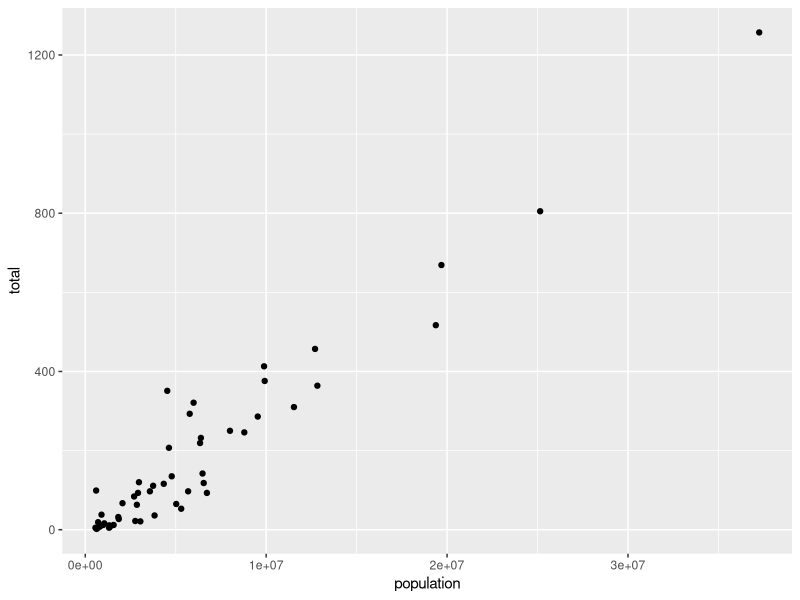
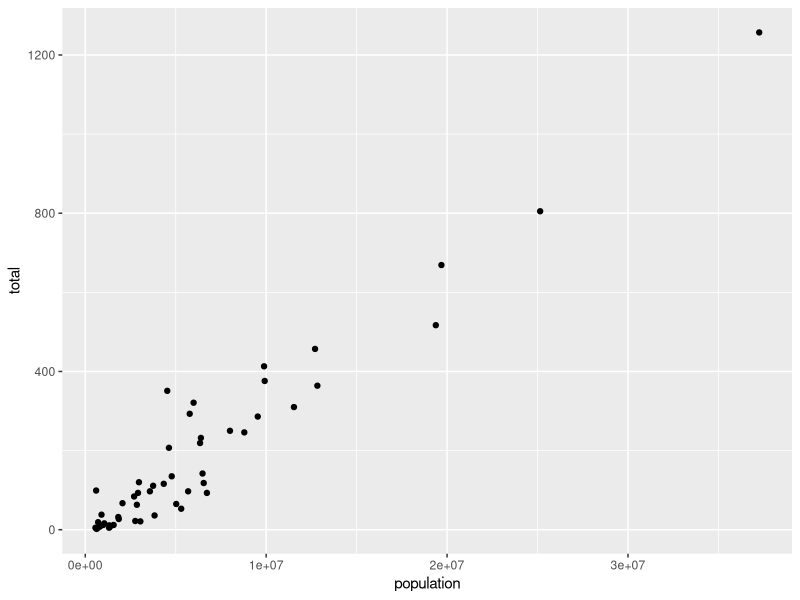
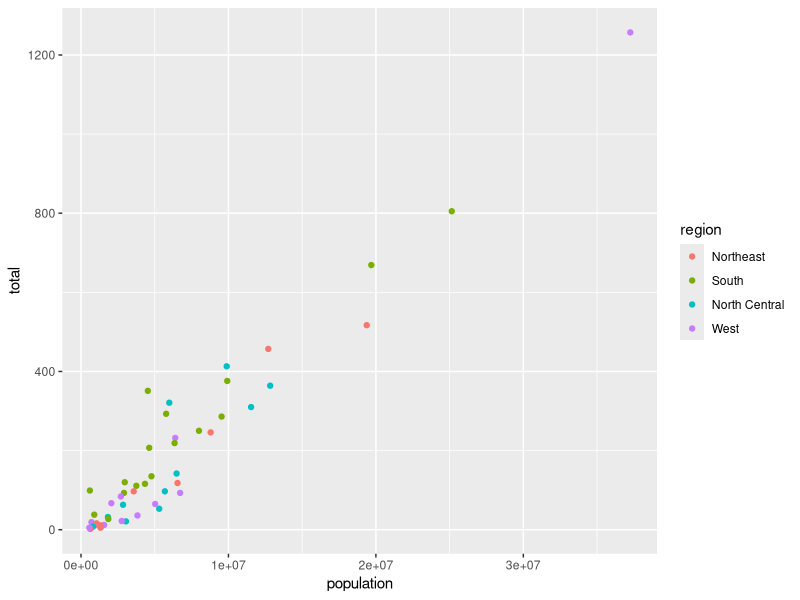
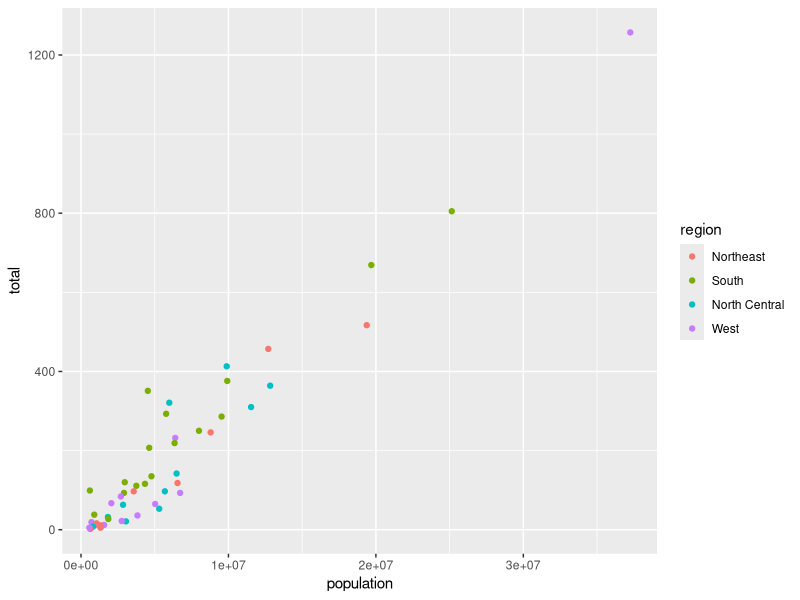
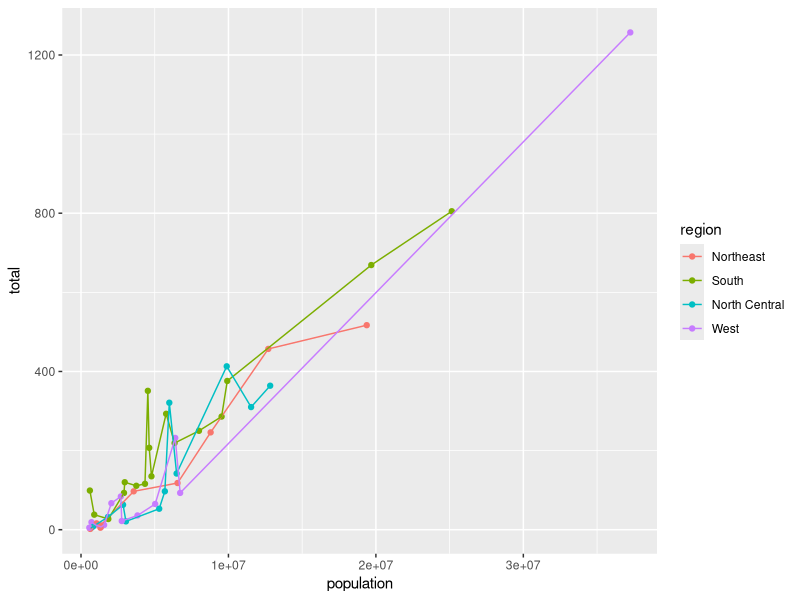
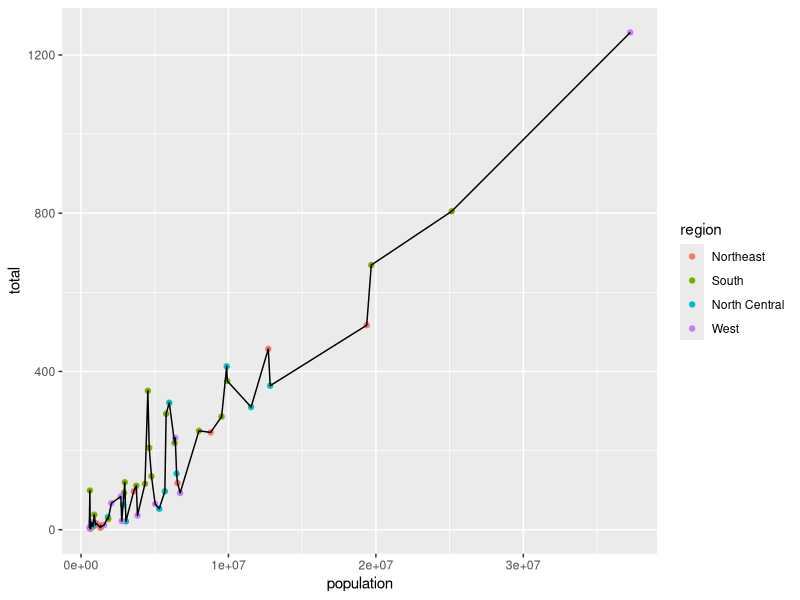
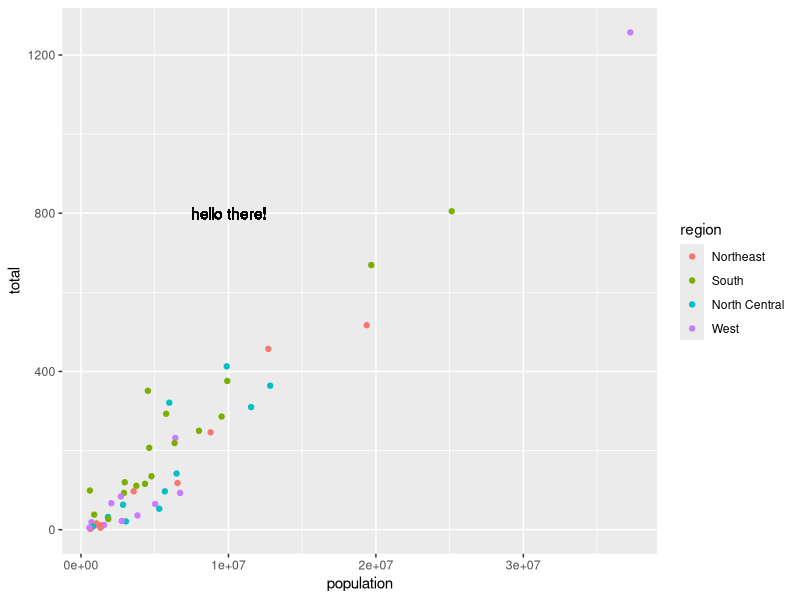
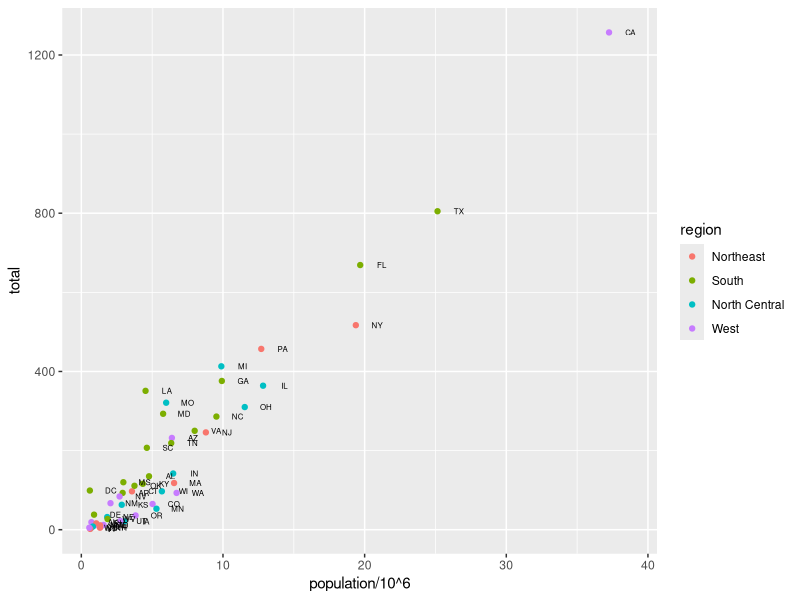

Source code (R) for these figures, in order:
#### Recap last lec  ####

# GGPLOT - Grammar of Graphics

# 1.  **Philosophy** - layered graphics: 3 essential components:

# (1) Data (can pipe in for chained manipulation)
# (2) Mapping (aes()): to map data to visual aspects
# (3) Geometric Objects (`geom`).

library(dslabs)
library(tidyverse)
data(murders)

murders %>% ggplot(aes(x = population, y = total)) +
  geom_point()


# equivalent to 
ggplot(data = murders, aes(x = population, y = total)) + 
  geom_point()

# later you may find that using pipe operator can be more efficient (data manipulation; then plot)

# 2. **Customization**: color, size, shape (color = ; size = ; shape = )
# We'll use color as example, say we want to color the dots by region
# Color by region




murders %>% ggplot(aes(x = population, y = total, color = region)) + 
  geom_point()

murders %>% ggplot(aes(x = population, y = total)) + 
  geom_point(aes(color = region)) 

# note the difference between the two? 
# plot: looks identical
# difference: global vs local aesthetics; see examples below when adding more layers
# - global: applies to all geom unless specified locally
# - local: overwrites global







murders %>% ggplot(aes(x = population, y = total, color = region)) + 
  geom_point() + 
  geom_line() #note how geom_line was also done by region; why?

murders %>% ggplot(aes(x = population, y = total)) + 
  geom_point(aes(color = region)) +
  geom_line()

# 3. **Adding layers**
# we've seen in the above example that layers can be added by "+"; we added a geom_line() there
# here's an example adding text to the plot using geom_text() at coordinates (x = 1e+07, y = 800)







murders %>% ggplot(aes(x = population, y = total)) + 
  geom_point(aes(color = region)) + 
  geom_text(aes(x = 1e+07, y = 800), label = "hello there!")



murders %>% ggplot(aes(x = population / 10^6, y = total)) + 
  geom_point(aes(color = region)) + 
  geom_text(aes(label = abb), nudge_x = 1.5, size = 2)


# we can also add a fitted regression line to show the trend/linear relationship

murders %>% ggplot(aes(x = population, y = total)) + 
  geom_point() + 
  geom_smooth(method = "lm", se = FALSE) 
# "lm" for linear model, se = FALSE tells R to not plot the confidence band


# 4. **Other commonly used geoms**: geom_boxplot(), geom_histogram()





murders %>% ggplot(aes(x = region, y = total)) + 
  geom_boxplot()

murders %>% ggplot(aes(x = " ", y = total)) + 
  geom_boxplot()

# or, just specify as follows; you don't have to specify x = for boxplot
murders %>% ggplot(aes(y = total)) + 
  geom_boxplot()

# similarly, you don't have to specify y for histogram
murders %>% ggplot(aes(x = total)) + 
  geom_histogram()


# geom_bar(): bar plot
murders %>% ggplot(aes(x = region)) + geom_bar()


# geom_vline(): add a vertical blue line
murders %>% ggplot(aes(x = population, y = total)) + 
  geom_point() + 
  geom_line() + 
  geom_vline(aes(xintercept = 1e+07), color = "blue")

murders %>% ggplot(aes(x = population, y = total)) + 
  geom_point() + 
  geom_line() + 
  geom_vline(aes(xintercept = 1e+07,color = "blue"))

# ? how the the above two different? 

# The aes() function is for aesthetic mappings, which means it maps data values to visual properties. 
# When you specify color = "blue" inside the aes(), you're telling ggplot2 to look for a variable named "blue" and map it to a color scale, which isn't what you want in this case.
# But there's no error or warning either
# Because you were basically saying "Color this line based on a categorical variable called 'blue'", rather than "Color this line blue".
# This "blue" factor level is then mapped to a color in ggplot2's default color palette, which in many cases starts with black, then goes to red, then green, and so forth. 




# geom_hline()
murders %>% ggplot(aes(x = population, y = total)) +
  geom_point() +
  geom_line() +
  geom_hline(aes(yintercept = 800), color = "red")






# 5. **Data manipulation then plot **: Last two weeks we learnt data wrangling (with pipe too!) now we'd like to make plots based on manipulated data
# say, I'd like to visualize the murder rate in the "Northeast" and "North" region 
# here: we don't have murder_rate in the data, so we need to define that; also we need to "filter" the region






murders %>% 
  mutate(murder_rate = total / population * 100000) %>% 
  filter(region %in% c("Northeast", "North Central")) %>% 
  ggplot(aes(x = population, y = murder_rate)) + 
  geom_point(aes(color = region)) + 
  geom_smooth(method = "lm", aes(color = region)) # with and without se



# 5. **Faceting**: to make multiple small plots
# both facet_wrap() and facet_grid() functions in the ggplot2 package in R that allow for the creation of small multiples
# (1) facet_wrap():  
# This function wraps 1D sequence of panels into a 2D grid, thus giving you more flexibility than the rigid matrix layout of facet_grid()
# Use case: When you have a single factor (categorical variable) that you'd like to break your visualizations across.
# yout: The panels are displayed in a wrapped fashion. You can control the number of rows or columns using the nrow or ncol arguments.


murders %>% ggplot(aes(x = population, y = total)) + 
  geom_point() + 
  facet_wrap(~region)

murders %>% ggplot(aes(x = population, y = total)) + 
  geom_point() + 
  facet_wrap(~region, nrow = 1)

murders %>% ggplot(aes(x = population, y = total)) + 
  geom_point() + 
  facet_wrap(~region, ncol = 1)


# (2) facet_grid():
# This function allows you to create a matrix of panels, with a variable defining the rows and another defining the columns. The formula is of the form rows ~ columns
# Use case: if you want to show the distribution of a variable across different combinations of two factors 
# Layout: The panels are laid out in a grid that's defined by the levels of two variables.
murders %>% 
  mutate(pop_bin = case_when(
    population <= 1e+07 ~ "<= 10M",
    T ~ "> 10M"
  )) %>% 
  ggplot(aes(x = population, y = total)) + 
  geom_point() + 
  facet_grid(region ~ pop_bin)


# 6. ** Appearance customization**
# (1) themes: theme_classic(), theme_light(), etc; or theme_economist() etc from extended packages
library(ggthemes)

murders %>% ggplot(aes(x = population, y = total)) + 
  geom_point(aes(color = region)) +
  theme_gray() #default

murders %>% ggplot(aes(x = population, y = total)) + 
  geom_point(aes(color = region)) +
  theme_economist()


# (2) add titles, xlabels, y labels: labs()

murders %>% ggplot(aes(x = population, y = total)) + 
  geom_point(aes(color = region)) + 
  labs(title = "Population by Murders Total",
       x = "Population", 
       y = "Total")  

# if only adding title/xlab/ylab; another option is ggtitle()/xlab()/ylab()


murders %>% ggplot(aes(x = population, y = total)) + 
  geom_point(aes(color = region)) + 
  ggtitle("Population by Murders Total") + 
  xlab("Population") + 
  ylab("Total")


# Many ggplot2 users prefer to use labs() because of its versatility, even when only modifying the title, to keep consistency in their coding style.



# (3) x-axis customization: `scale_x_continuous()` for continuous x-axis, such as population in our murders example
# Some common customizations you might make with `scale_x_continuous()` include:
  
# a). **Setting axis limits**: You can specify the minimum and maximum values displayed on the x-axis.
# b). **Customizing breaks**: Breaks determine where the tick marks and labels appear on the axis. You can manually set these or use functions to determine them.
# c). **Applying transformations**: You can transform the data, such as taking the logarithm, before displaying it on the x-axis.
# d). **Modifying axis labels**: You can provide custom text labels for the tick marks on the x-axis.

# But, mostly use if for customizing breaks or transformations
# limits and labels can be easily changed in labs() or lims()




murders %>% ggplot(aes(x = population, y = total)) + 
  geom_point() + 
  scale_x_continuous(breaks = c(0, 1e+07, 3e+07)) 

murders %>% ggplot(aes(x = population, y = total)) + 
  geom_point() + 
  scale_x_continuous(trans = "log10") 


# There are three variant commonly used for transformation:
# `scale_x_sqrt()` and  `scale_y_sqrt()` : square root transformation for x or y axis
# `scale_x_log10()` and `scale_y_log10()` log10 trans
# `scale_x_reverse()` and `scale_y_reverse()` : reverse the axis


p <- murders %>% ggplot(aes(x = population, y = total)) + 
  geom_point()

p + scale_y_log10()
p + scale_x_log10()

p + scale_y_sqrt()






# 8. **Practice with Different Datasets**:
  # Use diverse datasets and encourage students to play around with different `geom` functions and `aes` mappings.
# load the mtcars data set and make a scatter plot with x = mpg and y = st, color by cyl (convert to factor first)
library(ggplot2)
data(mtcars)

ggplot(mtcars, aes(x = mpg, y = wt)) + geom_point(aes(color = factor(cyl)))
ggplot(mtcars, aes(x = mpg, y = wt)) + geom_point(aes(color = cyl))


mtcars <- mtcars %>% mutate(cyl = factor(cyl))
ggplot(mtcars, aes(x = mpg, y = wt)) + geom_point(aes(color = cyl))


# Today's lecture
# 1. go over the above code
# 2. intro-to-ggplot() quick review (feel easier?)
# 3. gapminder: as a practice/example  - real-world data visualization 
# 4. lab this week: practice with more examples 
# 5. HW2 released 9/25; due in Oct 15. Updated on course website and canvas
# 6. Don't need to worry about the canvas assigment/hw, they are for TF grading purpose only
